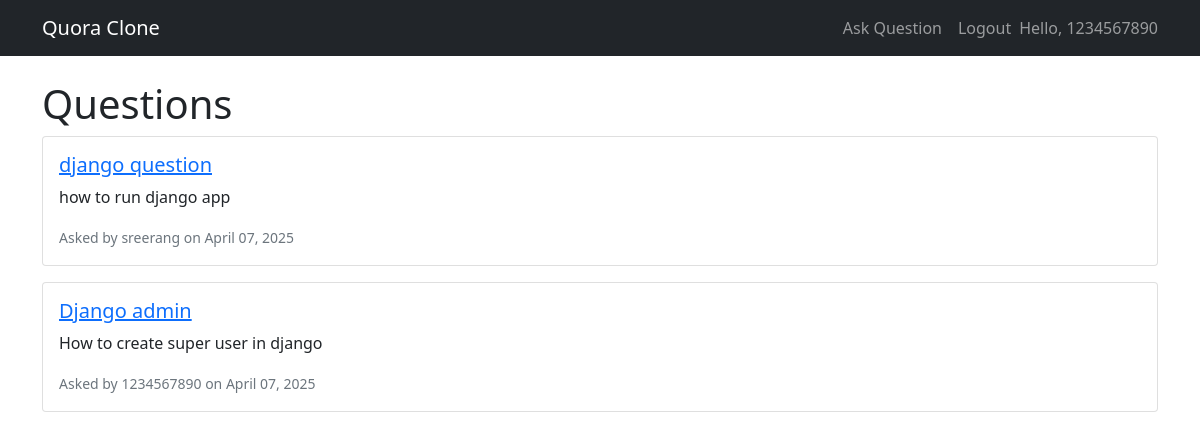
The app's page / (signed in) with its own data.
### qna/models.py (models this page shows, shortened)
class Question(models.Model):
    author = models.ForeignKey(User, on_delete=models.CASCADE)
    title = models.CharField(max_length=200)
    content = models.TextField()
    created_at = models.DateTimeField(default=timezone.now)
    updated_at = models.DateTimeField(auto_now=True)

### qna/views.py (the view)
# urls.py: path('', QuestionListView.as_view(), name='home'),
class QuestionListView(ListView):
    model = Question
    template_name = 'qna/home.html'
    context_object_name = 'questions'
    ordering = ['-created_at']

### qna/templates/qna/home.html
{% extends "qna/base.html" %}
{% block content %}
    <h1>Questions</h1>
    {% for question in questions %}
        <div class="card mb-3">
            <div class="card-body">
                <h5 class="card-title">
                    <a href="{% url 'question-detail' question.pk %}">{{ question.title }}</a>
                </h5>
                <p class="card-text">{{ question.content|truncatechars:200 }}</p>
                <small class="text-muted">
                    Asked by {{ question.author.username }} on {{ question.created_at|date:"F d, Y" }}
                </small>
            </div>
        </div>
    {% empty %}
        <p>No questions yet.</p>
    {% endfor %}
{% endblock %}

### qna/templates/qna/base.html (shortened to what this page needs)
<!DOCTYPE html>
<html>
<head>
    <link href="https://cdn.jsdelivr.net/npm/bootstrap@5.1.3/dist/css/bootstrap.min.css" rel="stylesheet">
</head>
<body>
    <nav class="navbar navbar-expand-lg navbar-dark bg-dark">
        <div class="container">
            <a class="navbar-brand" href="{% url 'home' %}">Quora Clone</a>
            <div class="navbar-nav">
                {% if user.is_authenticated %}
                    <a class="nav-item nav-link" href="{% url 'ask-question' %}">Ask Question</a>
                    <a class="nav-item nav-link" href="{% url 'logout' %}">Logout</a>
                    <span class="navbar-text">Hello, {{ user.username }}</span>
                {% else %}
                    <a class="nav-item nav-link" href="{% url 'login' %}">Login</a>
                    <a class="nav-item nav-link" href="{% url 'register' %}">Register</a>
                {% endif %}
            </div>
        </div>
    </nav>
    <div class="container mt-4">
        {% block content %}{% endblock %}
    </div>
</body>
</html>

### records on screen
Question: title "django question", content "how to run django app", author.username "sreerang", created_at "April 07, 2025"
Question: title "Django admin", content "How to create super user in django", author.username "1234567890", created_at "April 07, 2025"

### other values on screen
{{ user.username }} "1234567890"
